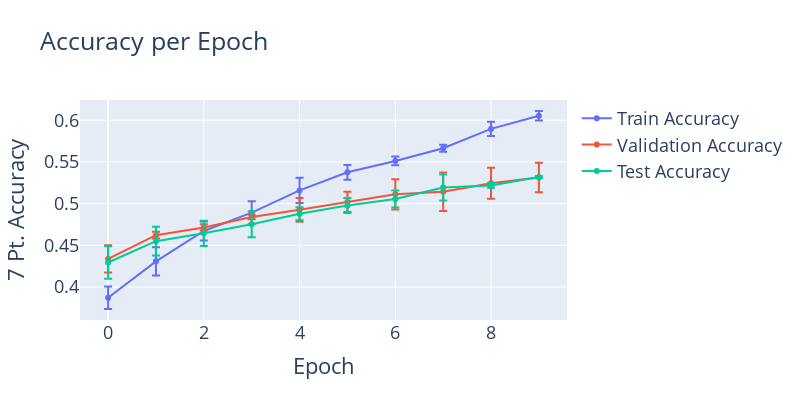

This figure's notebook cell:
### Code cell
fig = plot(df,
            x_axis='epoch', 
            y_axiss = ['train_sps_acc', 'val_sps_acc', 'test_sps_acc'], 
            x_axis_title = 'Epoch',
            y_axis_title = '7 Pt. Accuracy',
            legend_names=['Train Accuracy', 'Validation Accuracy', 'Test Accuracy'],
            title='Accuracy per Epoch')
fig.show()

### Figure 1 — Plotly figure (JSON) as saved in the notebook; plotly's stock layout.template omitted (floating-point values rounded to 4 significant figures)
{"data": [{"error_y": {"array": [0.0135, 0.01688, 0.01145, 0.01356, 0.01518, 0.008868, 0.005246, 0.004113, 0.00848, 0.00564], "type": "data"}, "name": "Train Accuracy", "type": "scatter", "x": [0, 1, 2, 3, 4, 5, 6, 7, 8, 9], "y": [0.3873, 0.4309, 0.4673, 0.4892, 0.5159, 0.5376, 0.5512, 0.5664, 0.5896, 0.6054]}, {"error_y": {"array": [0.01637, 0.004066, 0.00374, 0.002744, 0.01417, 0.01215, 0.01815, 0.023, 0.01853, 0.01768], "type": "data"}, "name": "Validation Accuracy", "type": "scatter", "x": [0, 1, 2, 3, 4, 5, 6, 7, 8, 9], "y": [0.4338, 0.4623, 0.4715, 0.4841, 0.4926, 0.5021, 0.5112, 0.5142, 0.5245, 0.5313]}, {"error_y": {"array": [0.01938, 0.01716, 0.01517, 0.01556, 0.007729, 0.008954, 0.01017, 0.01547, 0.002884, 0.0012], "type": "data"}, "name": "Test Accuracy", "type": "scatter", "x": [0, 1, 2, 3, 4, 5, 6, 7, 8, 9], "y": [0.4296, 0.4551, 0.4645, 0.4755, 0.4879, 0.4979, 0.5057, 0.5194, 0.5219, 0.532]}], "layout": {"font": {"size": 18}, "height": 400, "hovermode": "x", "title": {"text": "Accuracy per Epoch"}, "width": 800, "xaxis": {"title": {"text": "Epoch"}}, "yaxis": {"title": {"text": "7 Pt. Accuracy"}}}}
